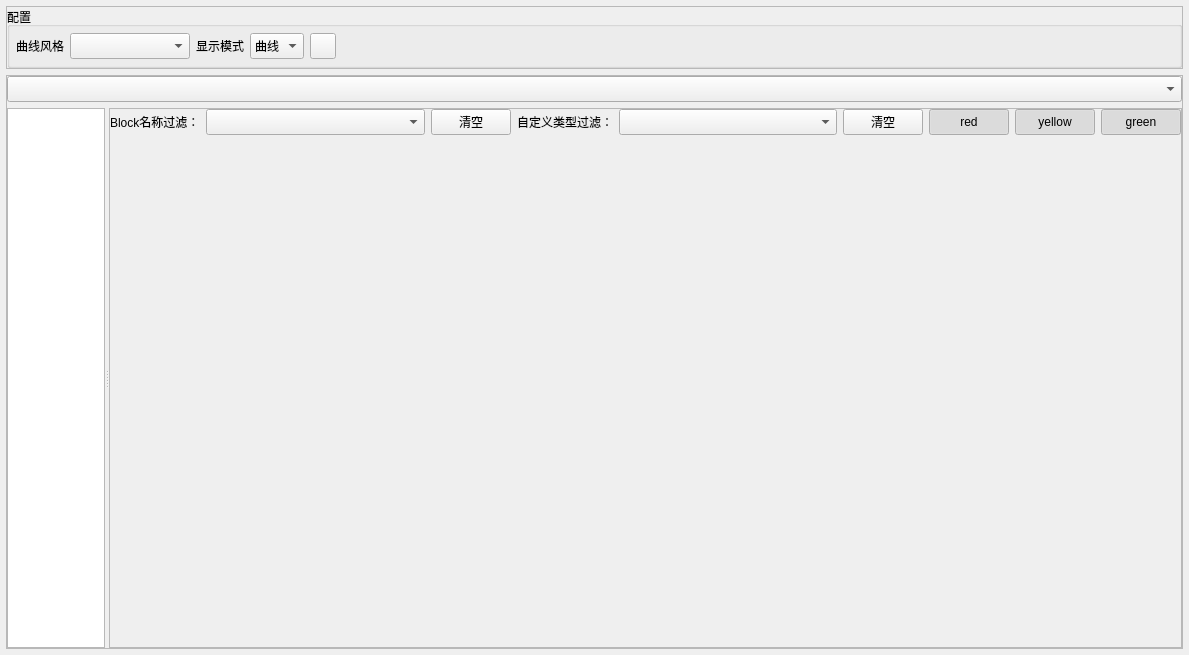
<?xml version="1.0" encoding="UTF-8"?>
<ui version="4.0">
 <class>ResourceMonitor</class>
 <widget class="QWidget" name="ResourceMonitor">
  <property name="geometry">
   <rect>
    <x>0</x>
    <y>0</y>
    <width>1189</width>
    <height>655</height>
   </rect>
  </property>
  <property name="windowTitle">
   <string>ResourceMonitor</string>
  </property>
  <layout class="QVBoxLayout" name="verticalLayout">
   <property name="leftMargin">
    <number>6</number>
   </property>
   <property name="topMargin">
    <number>6</number>
   </property>
   <property name="rightMargin">
    <number>6</number>
   </property>
   <property name="bottomMargin">
    <number>6</number>
   </property>
   <item>
    <widget class="QFrame" name="frame">
     <property name="maximumSize">
      <size>
       <width>16777215</width>
       <height>16777215</height>
      </size>
     </property>
     <property name="frameShape">
      <enum>QFrame::StyledPanel</enum>
     </property>
     <property name="frameShadow">
      <enum>QFrame::Raised</enum>
     </property>
     <layout class="QGridLayout" name="gridLayout">
      <property name="leftMargin">
       <number>0</number>
      </property>
      <property name="topMargin">
       <number>0</number>
      </property>
      <property name="rightMargin">
       <number>0</number>
      </property>
      <property name="bottomMargin">
       <number>0</number>
      </property>
      <item row="1" column="1">
       <widget class="QGroupBox" name="groupBox">
        <property name="title">
         <string>配置</string>
        </property>
        <layout class="QHBoxLayout" name="horizontalLayout_2">
         <property name="leftMargin">
          <number>6</number>
         </property>
         <property name="topMargin">
          <number>6</number>
         </property>
         <property name="rightMargin">
          <number>6</number>
         </property>
         <property name="bottomMargin">
          <number>6</number>
         </property>
         <item>
          <widget class="QLabel" name="label_3">
           <property name="text">
            <string>曲线风格</string>
           </property>
          </widget>
         </item>
         <item>
          <widget class="QComboBox" name="comboBox_chartStyle">
           <property name="minimumSize">
            <size>
             <width>120</width>
             <height>26</height>
            </size>
           </property>
          </widget>
         </item>
         <item>
          <widget class="QLabel" name="label_4">
           <property name="text">
            <string>显示模式</string>
           </property>
          </widget>
         </item>
         <item>
          <widget class="QComboBox" name="comboBox_showMode">
           <property name="minimumSize">
            <size>
             <width>0</width>
             <height>26</height>
            </size>
           </property>
           <item>
            <property name="text">
             <string>曲线</string>
            </property>
           </item>
           <item>
            <property name="text">
             <string>表格</string>
            </property>
           </item>
          </widget>
         </item>
         <item>
          <widget class="QPushButton" name="pushButton_refresh">
           <property name="maximumSize">
            <size>
             <width>26</width>
             <height>26</height>
            </size>
           </property>
           <property name="sizeIncrement">
            <size>
             <width>26</width>
             <height>26</height>
            </size>
           </property>
           <property name="toolTip">
            <string>刷新</string>
           </property>
           <property name="text">
            <string/>
           </property>
           <property name="icon">
            <iconset resource="resource.qrc">
             <normaloff>:/img/refresh.png</normaloff>:/img/refresh.png</iconset>
           </property>
          </widget>
         </item>
         <item>
          <spacer name="horizontalSpacer">
           <property name="orientation">
            <enum>Qt::Horizontal</enum>
           </property>
           <property name="sizeHint" stdset="0">
            <size>
             <width>40</width>
             <height>20</height>
            </size>
           </property>
          </spacer>
         </item>
        </layout>
       </widget>
      </item>
     </layout>
    </widget>
   </item>
   <item>
    <widget class="QFrame" name="frame_2">
     <property name="sizePolicy">
      <sizepolicy hsizetype="Preferred" vsizetype="Expanding">
       <horstretch>0</horstretch>
       <verstretch>0</verstretch>
      </sizepolicy>
     </property>
     <property name="frameShape">
      <enum>QFrame::StyledPanel</enum>
     </property>
     <property name="frameShadow">
      <enum>QFrame::Raised</enum>
     </property>
     <layout class="QVBoxLayout" name="verticalLayout_3">
      <property name="leftMargin">
       <number>0</number>
      </property>
      <property name="topMargin">
       <number>0</number>
      </property>
      <property name="rightMargin">
       <number>0</number>
      </property>
      <property name="bottomMargin">
       <number>0</number>
      </property>
      <item>
       <widget class="ComboBox" name="comboBox">
        <property name="minimumSize">
         <size>
          <width>0</width>
          <height>26</height>
         </size>
        </property>
       </widget>
      </item>
      <item>
       <widget class="QSplitter" name="splitter">
        <property name="orientation">
         <enum>Qt::Horizontal</enum>
        </property>
        <widget class="QTreeView" name="treeView">
         <property name="sizePolicy">
          <sizepolicy hsizetype="Expanding" vsizetype="Expanding">
           <horstretch>1</horstretch>
           <verstretch>0</verstretch>
          </sizepolicy>
         </property>
         <property name="minimumSize">
          <size>
           <width>0</width>
           <height>0</height>
          </size>
         </property>
         <property name="sizeIncrement">
          <size>
           <width>0</width>
           <height>0</height>
          </size>
         </property>
        </widget>
        <widget class="QFrame" name="frame_3">
         <property name="sizePolicy">
          <sizepolicy hsizetype="Expanding" vsizetype="Preferred">
           <horstretch>3</horstretch>
           <verstretch>0</verstretch>
          </sizepolicy>
         </property>
         <property name="sizeIncrement">
          <size>
           <width>0</width>
           <height>0</height>
          </size>
         </property>
         <property name="frameShape">
          <enum>QFrame::StyledPanel</enum>
         </property>
         <property name="frameShadow">
          <enum>QFrame::Raised</enum>
         </property>
         <layout class="QVBoxLayout" name="verticalLayout_2">
          <property name="leftMargin">
           <number>0</number>
          </property>
          <property name="topMargin">
           <number>0</number>
          </property>
          <property name="rightMargin">
           <number>0</number>
          </property>
          <property name="bottomMargin">
           <number>0</number>
          </property>
          <item>
           <layout class="QHBoxLayout" name="horizontalLayout">
            <item>
             <widget class="QLabel" name="label">
              <property name="text">
               <string>Block名称过滤：</string>
              </property>
             </widget>
            </item>
            <item>
             <widget class="WComboBox" name="comboBox_nameFilter">
              <property name="sizePolicy">
               <sizepolicy hsizetype="Expanding" vsizetype="Fixed">
                <horstretch>0</horstretch>
                <verstretch>0</verstretch>
               </sizepolicy>
              </property>
              <property name="minimumSize">
               <size>
                <width>150</width>
                <height>26</height>
               </size>
              </property>
             </widget>
            </item>
            <item>
             <widget class="QPushButton" name="pushButton_clearName">
              <property name="minimumSize">
               <size>
                <width>0</width>
                <height>26</height>
               </size>
              </property>
              <property name="text">
               <string>清空</string>
              </property>
             </widget>
            </item>
            <item>
             <widget class="QLabel" name="label_2">
              <property name="text">
               <string>自定义类型过滤：</string>
              </property>
             </widget>
            </item>
            <item>
             <widget class="WComboBox" name="comboBox_typeFilter">
              <property name="sizePolicy">
               <sizepolicy hsizetype="Expanding" vsizetype="Fixed">
                <horstretch>0</horstretch>
                <verstretch>0</verstretch>
               </sizepolicy>
              </property>
              <property name="minimumSize">
               <size>
                <width>150</width>
                <height>26</height>
               </size>
              </property>
             </widget>
            </item>
            <item>
             <widget class="QPushButton" name="pushButton_clearType">
              <property name="minimumSize">
               <size>
                <width>0</width>
                <height>26</height>
               </size>
              </property>
              <property name="text">
               <string>清空</string>
              </property>
             </widget>
            </item>
            <item>
             <widget class="QPushButton" name="pushButton_red">
              <property name="minimumSize">
               <size>
                <width>0</width>
                <height>26</height>
               </size>
              </property>
              <property name="text">
               <string>red</string>
              </property>
              <property name="icon">
               <iconset resource="resource.qrc">
                <normaloff>:/img/redball.png</normaloff>:/img/redball.png</iconset>
              </property>
              <property name="checkable">
               <bool>true</bool>
              </property>
              <property name="checked">
               <bool>true</bool>
              </property>
             </widget>
            </item>
            <item>
             <widget class="QPushButton" name="pushButton_yellow">
              <property name="minimumSize">
               <size>
                <width>0</width>
                <height>26</height>
               </size>
              </property>
              <property name="text">
               <string>yellow</string>
              </property>
              <property name="icon">
               <iconset resource="resource.qrc">
                <normaloff>:/img/yellowball.png</normaloff>:/img/yellowball.png</iconset>
              </property>
              <property name="checkable">
               <bool>true</bool>
              </property>
              <property name="checked">
               <bool>true</bool>
              </property>
             </widget>
            </item>
            <item>
             <widget class="QPushButton" name="pushButton_green">
              <property name="minimumSize">
               <size>
                <width>0</width>
                <height>26</height>
               </size>
              </property>
              <property name="text">
               <string>green</string>
              </property>
              <property name="icon">
               <iconset resource="resource.qrc">
                <normaloff>:/img/greenball.png</normaloff>:/img/greenball.png</iconset>
              </property>
              <property name="checkable">
               <bool>true</bool>
              </property>
              <property name="checked">
               <bool>true</bool>
              </property>
             </widget>
            </item>
           </layout>
          </item>
          <item>
           <widget class="PercentUnit" name="widget" native="true">
            <property name="sizePolicy">
             <sizepolicy hsizetype="Preferred" vsizetype="Expanding">
              <horstretch>0</horstretch>
              <verstretch>0</verstretch>
             </sizepolicy>
            </property>
            <property name="focusPolicy">
             <enum>Qt::NoFocus</enum>
            </property>
           </widget>
          </item>
         </layout>
        </widget>
       </widget>
      </item>
     </layout>
    </widget>
   </item>
  </layout>
 </widget>
 <layoutdefault spacing="6" margin="11"/>
 <customwidgets>
  <customwidget>
   <class>WComboBox</class>
   <extends>QComboBox</extends>
   <header>wcombobox.h</header>
  </customwidget>
  <customwidget>
   <class>PercentUnit</class>
   <extends>QWidget</extends>
   <header>percentunit.h</header>
   <container>1</container>
  </customwidget>
  <customwidget>
   <class>ComboBox</class>
   <extends>QComboBox</extends>
   <header location="global">combobox.h</header>
  </customwidget>
 </customwidgets>
 <resources>
  <include location="resource.qrc"/>
 </resources>
 <connections/>
</ui>
